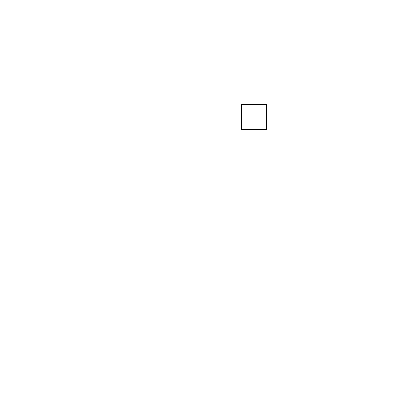
Frame 1 (no input)
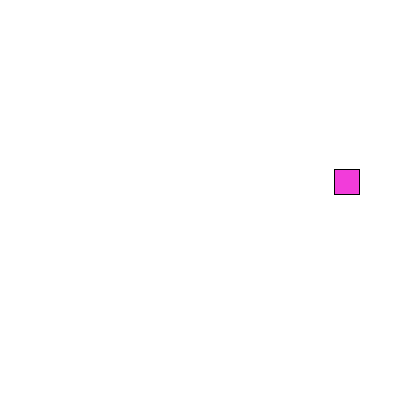
Frame 60 (the mouse pressed at the canvas centre just before this capture)
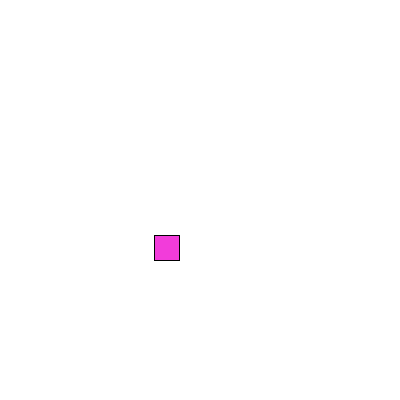
Frame 120 (the mouse held since frame 60 and released just before this capture)

The Processing sketch that drew these frames (run headless with seeded random() and noise(); from frame 60 on, the mouse is pressed at the canvas centre):

// Processing sketch: exercise_1_1
// ── exercise_1_1.pde
/* Exercise 1.1 */
// Student: Gusev Roman
// Group: FAF-222

// Create Vectors for location and velocity
// of the square and size of the square
PVector location;
PVector velocity;
int sizeSquare;

void setup() {
  // Canvas size and background color
  size(400, 400);
  background(255);
  // Initialize Vectors for location
  // and velocity and size of the ball
  sizeSquare = 25;
  location = new PVector(random(sizeSquare, width - sizeSquare), random(sizeSquare, height - sizeSquare));
  velocity = new PVector(3, 1.1);
}

void draw() {
  // Reset the background every iteration
  background(255);
  
  // Move ball in direction
  location.add(velocity);
  
  // If ball touches borders, reverse direction
  if ((location.x > width - sizeSquare/2) || (location.x < 0 + sizeSquare/2)) {
    velocity.x *= -1;
    fill(color(random(0, 255), random(0, 255), random(0, 255)));
  }
  if ((location.y > height - sizeSquare/2) || (location.y < 0 + sizeSquare/2)) {
    velocity.y *= -1;
    fill(random(0, 255), random(0, 255), random(0, 255));
  }
  
  rectMode(CENTER);
  square(location.x, location.y, sizeSquare);
}
